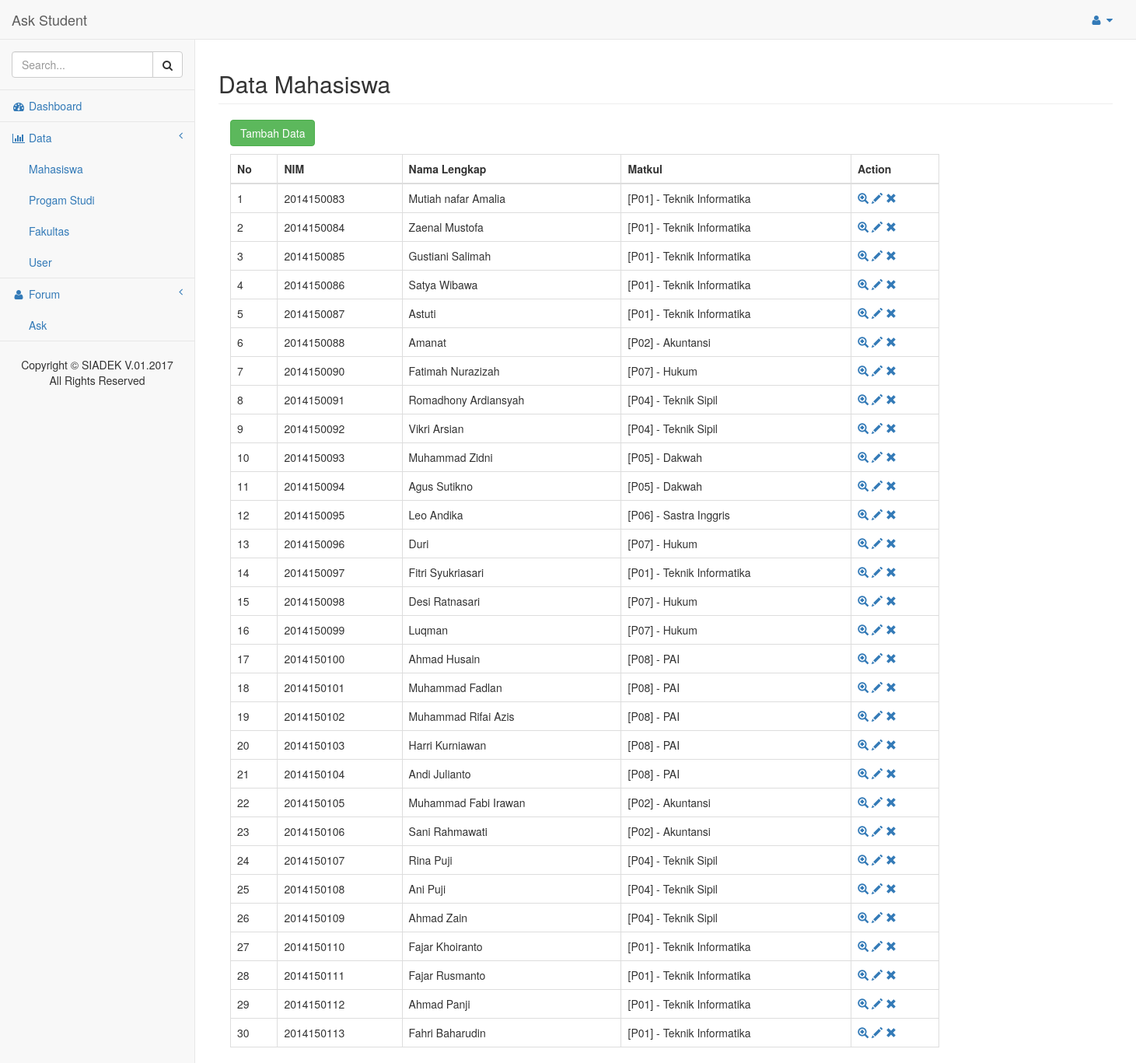
/admin/pagemhs.php (signed in), run on the app's committed database.
### tables this page shows
CREATE TABLE `mhs` (
  `nim` int(30) NOT NULL,
  `nama` varchar(50) NOT NULL,
  `kd_prodi` varchar(5) NOT NULL,
  `kd_fak` varchar(5) NOT NULL,
  `alamat` text NOT NULL,
  `foto` text NOT NULL
);

CREATE TABLE `prodi` (
  `kd_prodi` varchar(5) NOT NULL,
  `prodi` varchar(30) NOT NULL
);

### admin/pagemhs.php (the view, shortened to what this page needs)
<?php
require_once("header.php");
require_once("left.php");
?>
<div id="page-wrapper">
<div class="row">
<div class="col-lg-12">
<h2 class="page-header">Data Mahasiswa </h2>
</div>
</div>
<div class="container">
  <p><a href="#" class="btn btn-success" data-target="#ModalAdd" data-toggle="modal">Tambah Data</a></p>
<table id="mytable" class="table table-bordered" >
    <thead>
      <th>No</th>
      <th>NIM</th>
      <th>Nama Lengkap</th>
      <th>Matkul</th>
      <th>Action</th>
    </thead>
<?php
  $no = 0;
  $modal=mysql_query("SELECT * FROM mhs JOIN prodi ON mhs.kd_prodi = prodi.kd_prodi ORDER BY mhs.nim");
  while($r=mysql_fetch_array($modal)){
  $no++;
?>
  <tr>
      <td><?php echo $no; ?></td>
      <td><?php echo  $r['nim']; ?></td>
      <td><?php echo  $r['nama']; ?></td>
      <td><?php echo  '['.$r['kd_prodi'].'] - '.$r['prodi']; ?></td>
      <td>
         <a href="#" class='open_detail' id='<?php echo  $r['nim']; ?>'><i class="glyphicon glyphicon-zoom-in"></i></a>
         <a href="#" class='open_modal' id='<?php echo  $r['nim']; ?>'><i class="glyphicon glyphicon-pencil"></i></a>
         <a href="#" onclick="confirm_modal('proses/p_delete.php?&id=<?php echo  $r['nim']; ?>');"><i class="glyphicon glyphicon-remove"></i></a>
      </td>
  </tr>
<?php } ?>
</table>
</div>
</body>
</html>

### data on the page
mhs: nim "2014150083", nama "Mutiah nafar Amalia", prodi.kd_prodi "P01", prodi.prodi "Teknik Informatika"
mhs: nim "2014150084", nama "Zaenal Mustofa", prodi.kd_prodi "P01", prodi.prodi "Teknik Informatika"
mhs: nim "2014150085", nama "Gustiani Salimah", prodi.kd_prodi "P01", prodi.prodi "Teknik Informatika"
mhs: nim "2014150086", nama "Satya Wibawa", prodi.kd_prodi "P01", prodi.prodi "Teknik Informatika"
mhs: nim "2014150087", nama "Astuti", prodi.kd_prodi "P01", prodi.prodi "Teknik Informatika"
mhs: nim "2014150088", nama "Amanat", prodi.kd_prodi "P02", prodi.prodi "Akuntansi"
mhs: nim "2014150090", nama "Fatimah Nurazizah", kd_prodi.kd_prodi "P07", kd_prodi.prodi "Hukum"
mhs: nim "2014150091", nama "Romadhony Ardiansyah", prodi.kd_prodi "P04", prodi.prodi "Teknik Sipil"
mhs: nim "2014150092", nama "Vikri Arsian", prodi.kd_prodi "P04", prodi.prodi "Teknik Sipil"
mhs: nim "2014150093", nama "Muhammad Zidni", prodi.kd_prodi "P05", prodi.prodi "Dakwah"
mhs: nim "2014150094", nama "Agus Sutikno", prodi.kd_prodi "P05", prodi.prodi "Dakwah"
mhs: nim "2014150095", nama "Leo Andika", prodi.kd_prodi "P06", prodi.prodi "Sastra Inggris"
mhs: nim "2014150096", nama "Duri", prodi.kd_prodi "P07", prodi.prodi "Hukum"
mhs: nim "2014150097", nama "Fitri Syukriasari", kd_prodi.kd_prodi "P01", kd_prodi.prodi "Teknik Informatika"
mhs: nim "2014150098", nama "Desi Ratnasari", prodi.kd_prodi "P07", prodi.prodi "Hukum"
mhs: nim "2014150099", nama "Luqman", prodi.kd_prodi "P07", prodi.prodi "Hukum"
mhs: nim "2014150100", nama "Ahmad Husain", prodi.kd_prodi "P08", prodi.prodi "PAI"
mhs: nim "2014150101", nama "Muhammad Fadlan", prodi.kd_prodi "P08", prodi.prodi "PAI"
mhs: nim "2014150102", nama "Muhammad Rifai Azis", prodi.kd_prodi "P08", prodi.prodi "PAI"
mhs: nim "2014150103", nama "Harri Kurniawan", prodi.kd_prodi "P08", prodi.prodi "PAI"
mhs: nim "2014150104", nama "Andi Julianto", prodi.kd_prodi "P08", prodi.prodi "PAI"
mhs: nim "2014150105", nama "Muhammad Fabi Irawan", prodi.kd_prodi "P02", prodi.prodi "Akuntansi"
mhs: nim "2014150106", nama "Sani Rahmawati", prodi.kd_prodi "P02", prodi.prodi "Akuntansi"
mhs: nim "2014150107", nama "Rina Puji", prodi.kd_prodi "P04", prodi.prodi "Teknik Sipil"
mhs: nim "2014150108", nama "Ani Puji", prodi.kd_prodi "P04", prodi.prodi "Teknik Sipil"
mhs: nim "2014150109", nama "Ahmad Zain", prodi.kd_prodi "P04", prodi.prodi "Teknik Sipil"
mhs: nim "2014150110", nama "Fajar Khoiranto", prodi.kd_prodi "P01", prodi.prodi "Teknik Informatika"
mhs: nim "2014150111", nama "Fajar Rusmanto", prodi.kd_prodi "P01", prodi.prodi "Teknik Informatika"
mhs: nim "2014150112", nama "Ahmad Panji", prodi.kd_prodi "P01", prodi.prodi "Teknik Informatika"
mhs: nim "2014150113", nama "Fahri Baharudin", prodi.kd_prodi "P01", prodi.prodi "Teknik Informatika"
